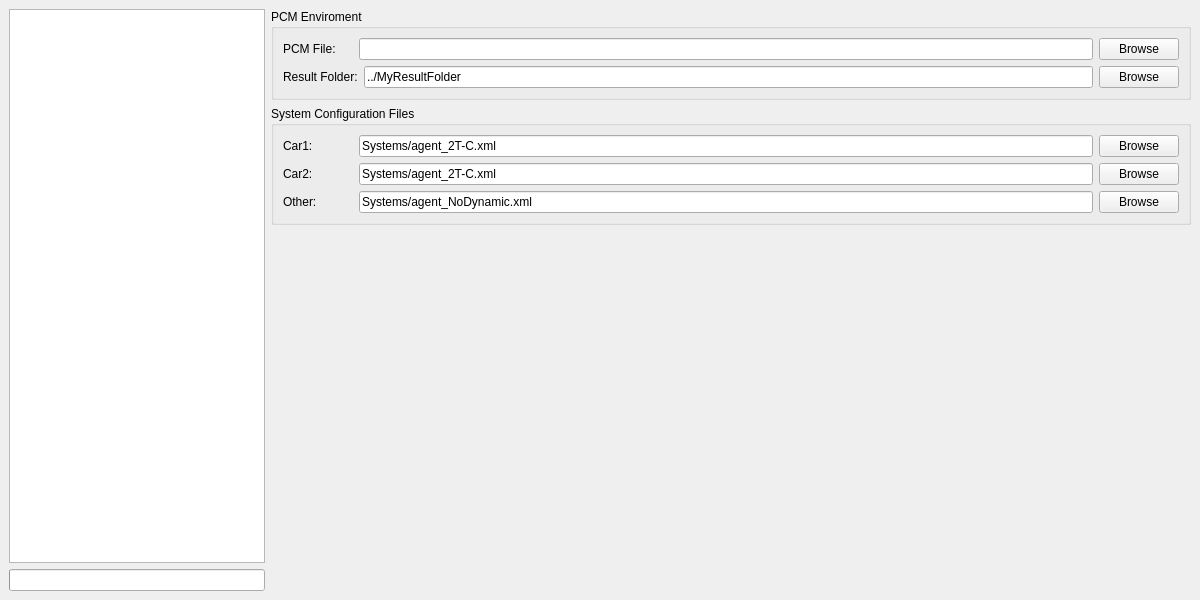
<?xml version="1.0" encoding="UTF-8"?>
<ui version="4.0">
 <class>ViewPcm</class>
 <widget class="QWidget" name="ViewPcm">
  <property name="geometry">
   <rect>
    <x>0</x>
    <y>0</y>
    <width>1200</width>
    <height>600</height>
   </rect>
  </property>
  <property name="windowTitle">
   <string>Form</string>
  </property>
  <layout class="QHBoxLayout" name="horizontalLayout" stretch="0,2">
   <property name="spacing">
    <number>6</number>
   </property>
   <property name="leftMargin">
    <number>9</number>
   </property>
   <property name="topMargin">
    <number>9</number>
   </property>
   <property name="rightMargin">
    <number>9</number>
   </property>
   <property name="bottomMargin">
    <number>9</number>
   </property>
   <item>
    <layout class="QVBoxLayout" name="verticalLayout_0">
     <item>
      <widget class="QListView" name="listViewPcmCase">
       <property name="editTriggers">
        <set>QAbstractItemView::NoEditTriggers</set>
       </property>
       <property name="selectionMode">
        <enum>QAbstractItemView::ExtendedSelection</enum>
       </property>
      </widget>
     </item>
     <item>
      <widget class="QProgressBar" name="progressBar">
       <property name="value">
        <number>0</number>
       </property>
       <property name="textVisible">
        <bool>false</bool>
       </property>
      </widget>
     </item>
    </layout>
   </item>
   <item>
    <layout class="QVBoxLayout" name="verticalLayout_1">
     <item>
      <widget class="QGroupBox" name="groupBoxEnviroment">
       <property name="title">
        <string>PCM Enviroment</string>
       </property>
       <layout class="QVBoxLayout" name="verticalLayout_2">
        <item>
         <layout class="QHBoxLayout" name="horizontalLayout_0" stretch="0,0,0">
          <item>
           <widget class="QLabel" name="labelPcmFile">
            <property name="minimumSize">
             <size>
              <width>70</width>
              <height>0</height>
             </size>
            </property>
            <property name="text">
             <string>PCM File:</string>
            </property>
           </widget>
          </item>
          <item>
           <widget class="QLineEdit" name="lineEditPcmFile">
            <property name="contextMenuPolicy">
             <enum>Qt::ActionsContextMenu</enum>
            </property>
            <property name="text">
             <string/>
            </property>
            <property name="readOnly">
             <bool>false</bool>
            </property>
           </widget>
          </item>
          <item>
           <widget class="QPushButton" name="buttonBrowsePcmFile">
            <property name="text">
             <string>Browse</string>
            </property>
           </widget>
          </item>
         </layout>
        </item>
        <item>
         <layout class="QHBoxLayout" name="horizontalLayout_1" stretch="0,0,0">
          <item>
           <widget class="QLabel" name="labelBrowseResultFolder">
            <property name="minimumSize">
             <size>
              <width>70</width>
              <height>0</height>
             </size>
            </property>
            <property name="text">
             <string>Result Folder:</string>
            </property>
           </widget>
          </item>
          <item>
           <widget class="QLineEdit" name="lineEditResultFolder">
            <property name="text">
             <string>../MyResultFolder</string>
            </property>
            <property name="readOnly">
             <bool>false</bool>
            </property>
           </widget>
          </item>
          <item>
           <widget class="QPushButton" name="buttonBrowseResultFolder">
            <property name="text">
             <string>Browse</string>
            </property>
           </widget>
          </item>
         </layout>
        </item>
       </layout>
      </widget>
     </item>
     <item>
      <widget class="QGroupBox" name="GroupBoxSystemConfig">
       <property name="title">
        <string>System Configuration Files</string>
       </property>
       <layout class="QVBoxLayout" name="verticalLayout">
        <item>
         <layout class="QHBoxLayout" name="horizontalLayout_2">
          <item>
           <widget class="QLabel" name="labelCar1">
            <property name="minimumSize">
             <size>
              <width>70</width>
              <height>0</height>
             </size>
            </property>
            <property name="text">
             <string>Car1:</string>
            </property>
           </widget>
          </item>
          <item>
           <widget class="QLineEdit" name="lineEditCar1">
            <property name="text">
             <string>Systems/agent_2T-C.xml</string>
            </property>
            <property name="readOnly">
             <bool>false</bool>
            </property>
           </widget>
          </item>
          <item>
           <widget class="QPushButton" name="buttonBrowseCar1">
            <property name="text">
             <string>Browse</string>
            </property>
           </widget>
          </item>
         </layout>
        </item>
        <item>
         <layout class="QHBoxLayout" name="horizontalLayout_3">
          <item>
           <widget class="QLabel" name="labelCar2">
            <property name="minimumSize">
             <size>
              <width>70</width>
              <height>0</height>
             </size>
            </property>
            <property name="text">
             <string>Car2:</string>
            </property>
           </widget>
          </item>
          <item>
           <widget class="QLineEdit" name="lineEditCar2">
            <property name="text">
             <string>Systems/agent_2T-C.xml</string>
            </property>
            <property name="readOnly">
             <bool>false</bool>
            </property>
           </widget>
          </item>
          <item>
           <widget class="QPushButton" name="buttonBrowseCar2">
            <property name="text">
             <string>Browse</string>
            </property>
           </widget>
          </item>
         </layout>
        </item>
        <item>
         <layout class="QHBoxLayout" name="horizontalLayout_4">
          <item>
           <widget class="QLabel" name="labelOther">
            <property name="minimumSize">
             <size>
              <width>70</width>
              <height>0</height>
             </size>
            </property>
            <property name="text">
             <string>Other:</string>
            </property>
           </widget>
          </item>
          <item>
           <widget class="QLineEdit" name="lineEditOther">
            <property name="text">
             <string>Systems/agent_NoDynamic.xml</string>
            </property>
            <property name="readOnly">
             <bool>false</bool>
            </property>
           </widget>
          </item>
          <item>
           <widget class="QPushButton" name="buttonBrowseOther">
            <property name="text">
             <string>Browse</string>
            </property>
           </widget>
          </item>
         </layout>
        </item>
       </layout>
      </widget>
     </item>
     <item>
      <spacer name="verticalSpacer">
       <property name="orientation">
        <enum>Qt::Vertical</enum>
       </property>
       <property name="sizeHint" stdset="0">
        <size>
         <width>20</width>
         <height>40</height>
        </size>
       </property>
      </spacer>
     </item>
    </layout>
   </item>
  </layout>
 </widget>
 <resources/>
 <connections/>
</ui>
